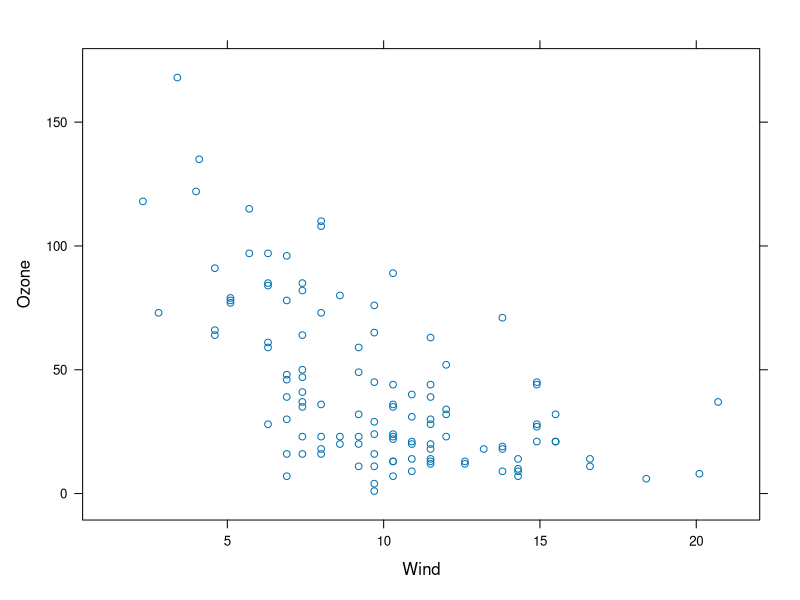
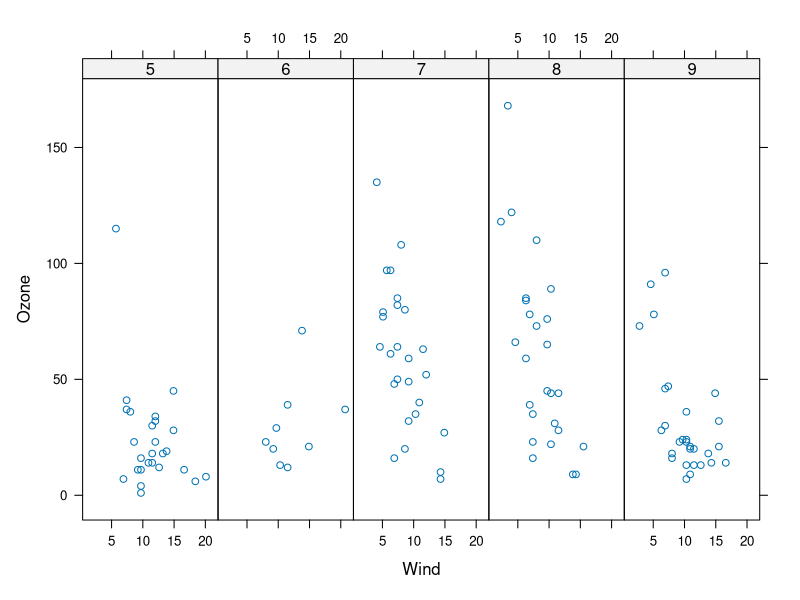
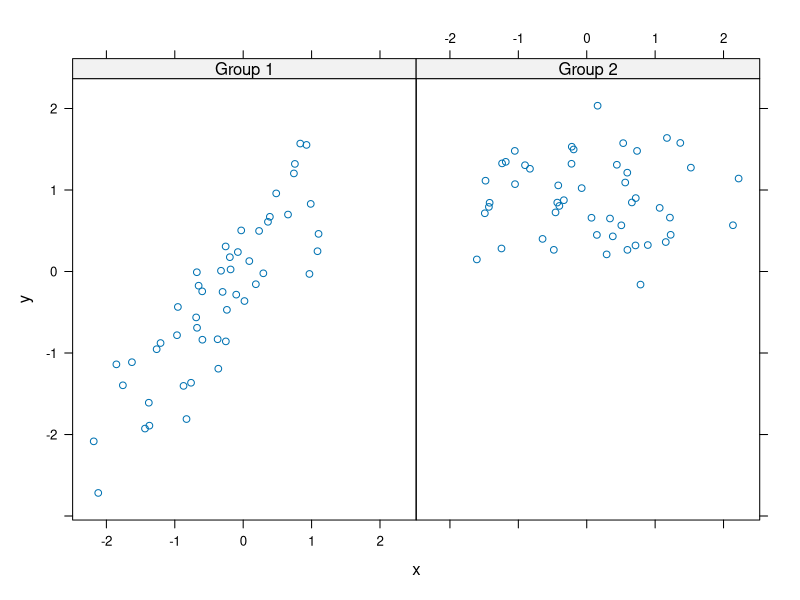
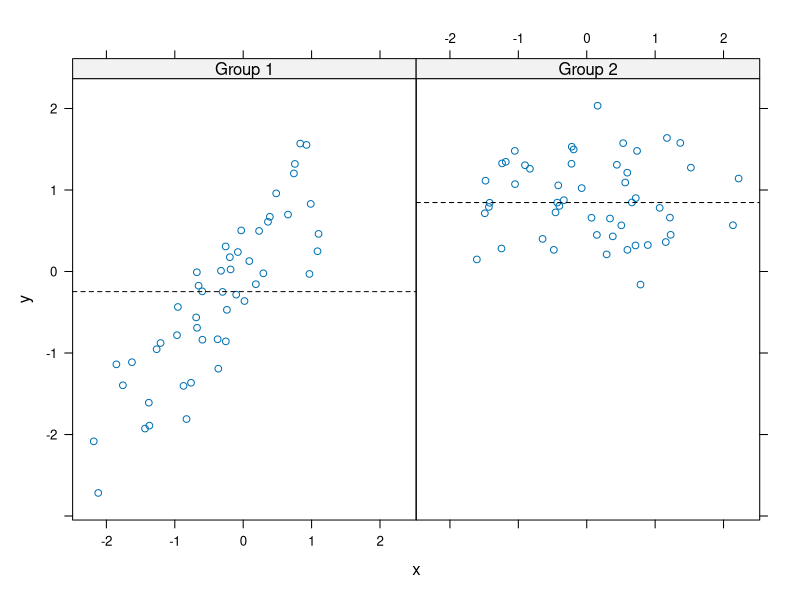
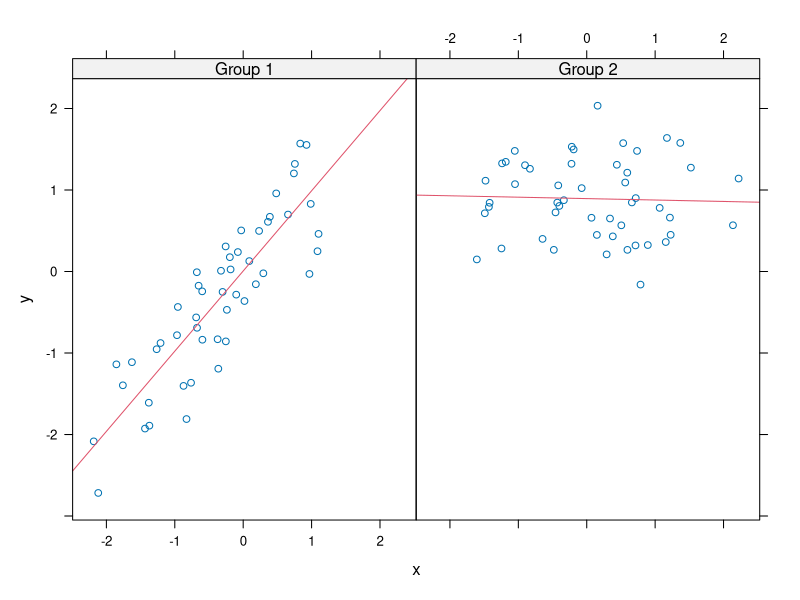
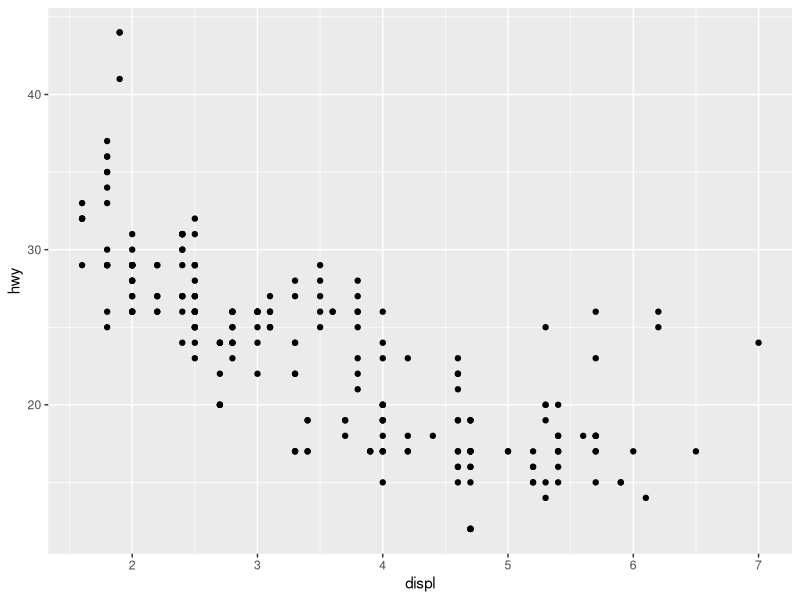
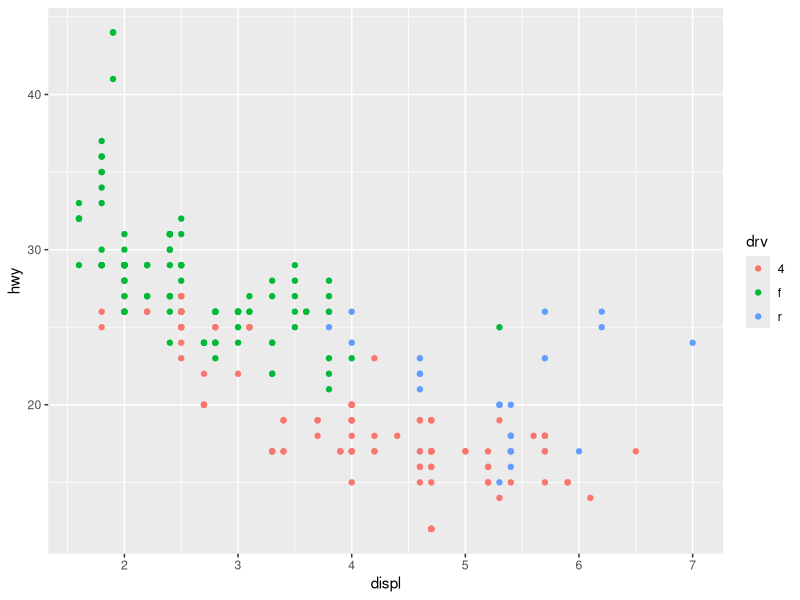
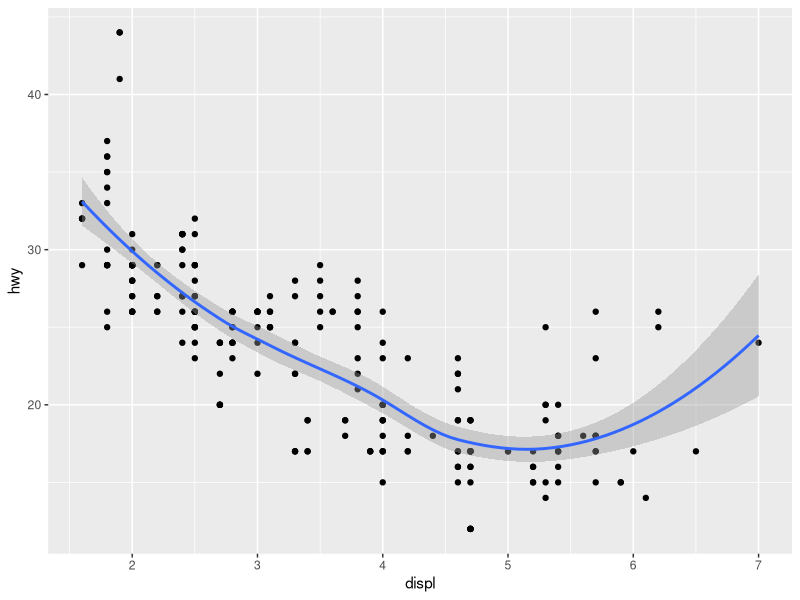

The R script that drew these images, in order:

## LATTICE PLOTTING SYSTEM
library(lattice)
library(datasets)

xyplot(Ozone ~ Wind, data = airquality)

airquality <- transform(airquality, Month = factor(Month))
xyplot(Ozone ~ Wind | Month, data = airquality, layout = c(5,1))

# Panel functions
set.seed(10)
x <- rnorm(100)
f <- rep(0:1, each = 50)
y <- x + f - f * x + rnorm(100, sd = 0.5)
f <- factor(f, labels = c("Group 1", "Group 2"))
xyplot(y ~ x | f, layout = c(2,1))

xyplot(y ~ x | f, panel = function(x,y,...) {
        panel.xyplot(x,y,...)
        panel.abline(h = median(y), lty = 2)
})

xyplot(y ~ x | f, panel = function(x,y,...) {
        panel.xyplot(x,y,...)
        panel.lmline(x, y, col= 2)
})


## GGPLOT2
library(ggplot2)
str(mpg)
qplot(displ, hwy, data = mpg)
qplot(displ, hwy, data = mpg, color = drv)
qplot(displ, hwy, data = mpg, geom = c("point","smooth"))
qplot(hwy, data = mpg, fill = drv)
qplot(displ, hwy, data = mpg, facets = .~drv)

# Axis limit
testdat <- data.frame(x = 1:100, y = rnorm(100))
testdat[50,2] <- 100
plot(testdat$x, testdat$y, type = "l", ylim = c(-3,3))

g <- ggplot(testdat, aes(x=x,y=y))
g + geom_line()
g + geom_line() + ylim(-3,3)
g + geom_line() + coord_cartesian(ylim = c(-3,3))
